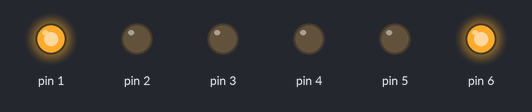
The sketch below on a simulated Arduino Uno, built with avr-gcc and run on an emulated ATmega328P. Shown: output pins drawn as LEDs (lit = HIGH).

Above: at 0.15 s.
At 0.75 s:
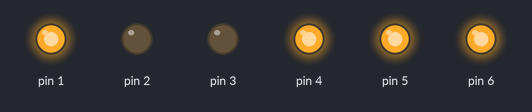
At 1.05 s:
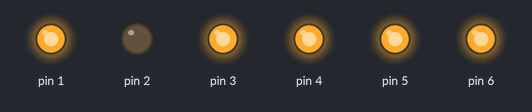
At 1.5 s:
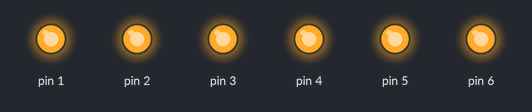
At 2.85 s:
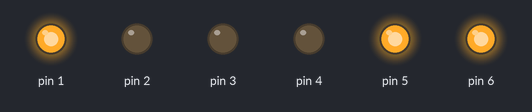
At 4.5 s:
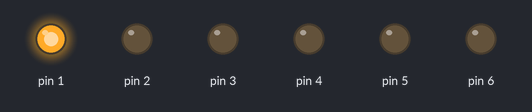
Timing chart, 0 to 5.5 s (numbered marks = the images above):
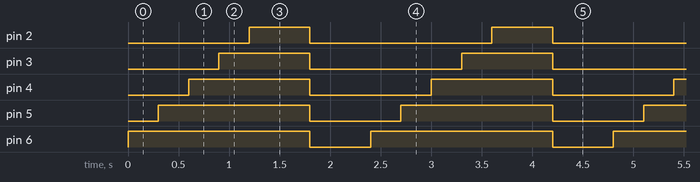

The sketch:

SouvenirBlink.ino
```cpp
/*
  Blink
  Turns on an LEDs on the Sprite souvenir in sequence
 */

void setup() {
  // initialize the digital pins as outputs.
  // Pins 1-6 have LEDs connected on the Sprite Replica boards:
  pinMode(1, OUTPUT);
  pinMode(2, OUTPUT);
  pinMode(3, OUTPUT);
  pinMode(4, OUTPUT);
  pinMode(5, OUTPUT);
  pinMode(6, OUTPUT);

  digitalWrite(1, HIGH);   // set the LED above the "i" on
}

void loop() {
  //Turn LEDs on in sequence
  digitalWrite(6, HIGH);   // set the LED on
  delay(300);
  digitalWrite(5, HIGH);   // set the LED on
  delay(300);
  digitalWrite(4, HIGH);   // set the LED on
  delay(300);
  digitalWrite(3, HIGH);   // set the LED on
  delay(300);
  digitalWrite(2, HIGH);   // set the LED on
  delay(600);
  digitalWrite(2, LOW);    // set the LED off
  digitalWrite(3, LOW);    // set the LED off
  digitalWrite(4, LOW);    // set the LED off
  digitalWrite(5, LOW);    // set the LED off
  digitalWrite(6, LOW);    // set the LED off
  delay(600);
}
```

Measured:
- by itself, pin 2: alternates HIGH for 0.60 s and LOW for 1.8 s
- by itself, pin 3: alternates HIGH for 0.90 s and LOW for 1.5 s
- by itself, pin 4: alternates HIGH for 1.2 s and LOW for 1.2 s
- by itself, pin 5: alternates HIGH for 1.5 s and LOW for 0.90 s
- by itself, pin 6: alternates HIGH for 1.8 s and LOW for 0.60 s
